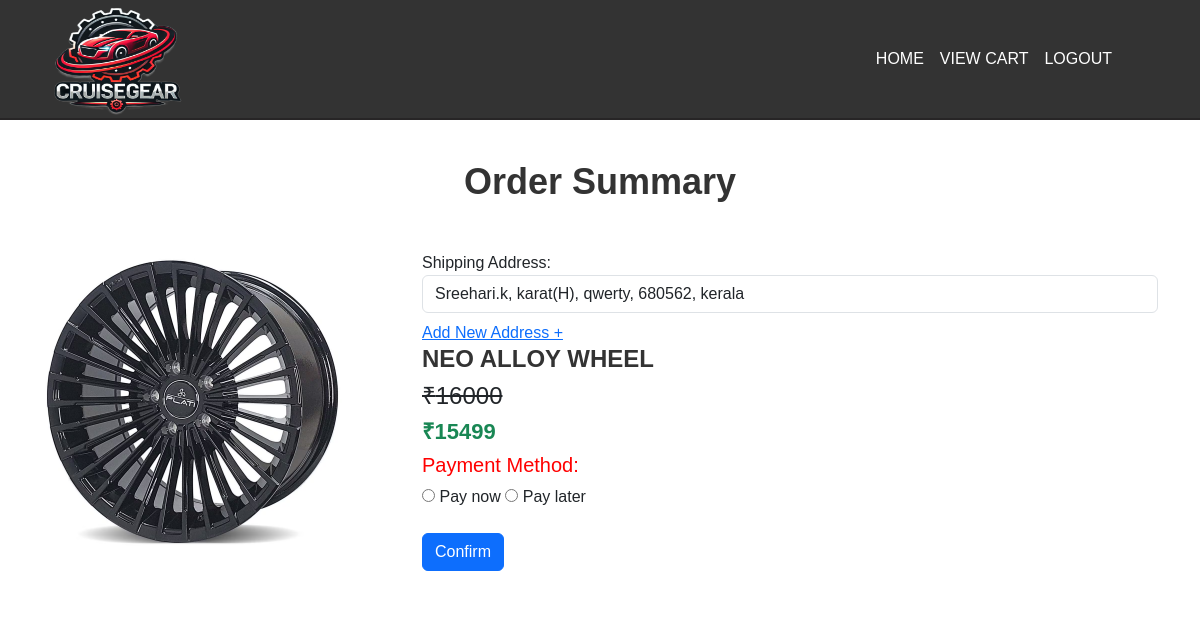
The app's page /orderSummary/14/user_home (signed in) with its own data.
### app/models.py (models this page shows)
class details(models.Model):
    product=models.ForeignKey(product,on_delete=models.CASCADE)
    price=models.IntegerField()
    offer_price=models.IntegerField()
    stock=models.IntegerField()
    weight=models.TextField()

class product(models.Model):
    categories=models.ForeignKey(category,on_delete=models.CASCADE)
    pid=models.TextField(unique=True)
    name=models.TextField()
    dis=models.TextField()
    img=models.FileField()

### app/views.py (the view, shortened to what this page needs)
# urls.py: path('orderSummary/<Products>/<data>',views.orderSummary,name="orderSummary"),
def orderSummary(req,Products,data):
    if 'user' in req.session:
        Products=details.objects.get(pk=Products)
        user=User.objects.get(username=req.session['user'])
        data=Address.objects.filter(user=user)
        if req.method == 'POST':
            address=req.POST['address']
            pay=req.POST['pay']
            addr=Address.objects.get(user=user,pk=address)
            print(pay)
        else:
            categories=category.objects.all()
            return render(req,'user/ordersummary.html',{'Products':Products,'data':data,'categories':categories})
    else:
        return redirect(car_com_login)

### templates/user/ordersummary.html (shortened to what this page needs)
<!DOCTYPE html>
<html lang="en">
<head>
    {% load static %}
    <link href="https://cdn.jsdelivr.net/npm/bootstrap@5.3.3/dist/css/bootstrap.min.css" rel="stylesheet">
    <link rel="stylesheet" href="{% static 'summary.css' %}">
</head>
<body>
    <nav class="navbar navbar-expand-sm">
        <div class="container-fluid">
            <img src="../../static/cruisegear2br.png" style="width: 165px;height: 140px;" alt="">
            <div class="collapse navbar-collapse" id="collapsibleNavbar">
                <ul class="navbar-nav ms-auto me-5">
                  <li class="nav-item"><a class="nav-link fcolor" href="user_home">HOME</a></li>
                  <li class="nav-item"><a class="nav-link fcolor" href="viewcart">VIEW CART</a></li>
                  <li class="nav-item"><a class="nav-link fcolor" href="logout">LOGOUT</a></li>
                </ul>
            </div>
        </div>
    </nav>
    <div class="order-details-container">
        <div class="container">
            <h2 class="order-title text-center mb-5">Order Summary</h2>
            <div class="row">
                <div class="col-lg-4">
                    <img src="{{Products.product.img.url}}" alt="" class="order-item-image">
                </div>
                <div class="col-lg-8">
                    <form action="" method="post" enctype="multipart/form-data">
                        <label for="address">Shipping Address:</label><br>
                        <select name="address" id="address" class="form-control">
                            {% for i in data %}
                                <option value="{{i.pk}}">{{i.name}}, {{i.house}}, {{i.street}}, {{i.pin}}, {{i.state}}</option>
                            {% endfor %}
                        </select>
                        <div class="mt-2">
                            <a href="../../../address">Add New Address +</a>
                        </div>
                        <h3 class="order-product-name">{{Products.product.name}}</h3>
                        <h4 style="text-decoration: line-through;">₹{{Products.price}}</h4>
                        <h4 class="order-price text-success">₹{{Products.offer_price}}</h4>
                        <h5 style="color: red;">Payment Method:</h5>
                        <input type="radio" name="pay" id="paynow" value="paynow" required>
                        <label for="paynow">Pay now</label>
                        <input type="radio" name="pay" id="paylater" value="paylater" required>
                        <label for="paylater">Pay later</label>
                        <div class="mt-4">
                            <button type="submit" class="btn btn-primary">Confirm</button>
                        </div>
                    </form>
                </div>
            </div>
        </div>
    </div>
</body>
</html>

### static/summary.css (style rules this page uses)
body { background-color: white; font-family: 'Arial', sans-serif; margin: 0; padding: 0; padding-top: 120px; }
.navbar { width: 100%; height: 120px; background-color: #333; position: fixed; top: 0; left: 0; z-index: 1000; display: flex; justify-content: center; align-items: center; color: white; text-align: center; border-bottom: 2px solid rgb(39, 37, 38); padding: 20px; }
.fcolor { color: white; }
.order-details-container { background-color: #ffffff; padding: 40px 0; }
.order-title { font-size: 36px; font-weight: bold; color: #333; }
.order-product-name { font-size: 24px; font-weight: bold; color: #333; }
.order-price { font-size: 22px; font-weight: bold; color: green; }
.order-item-image { width: 100%; max-width: 300px; height: auto; object-fit: cover; border-radius: 8px; }

### records on screen
details: product.img (picture), product.name "NEO ALLOY WHEEL", price "16000", offer_price "15499"

### other values on screen
form field address "Sreehari.k, karat(H), qwerty, 680562, kerala"
